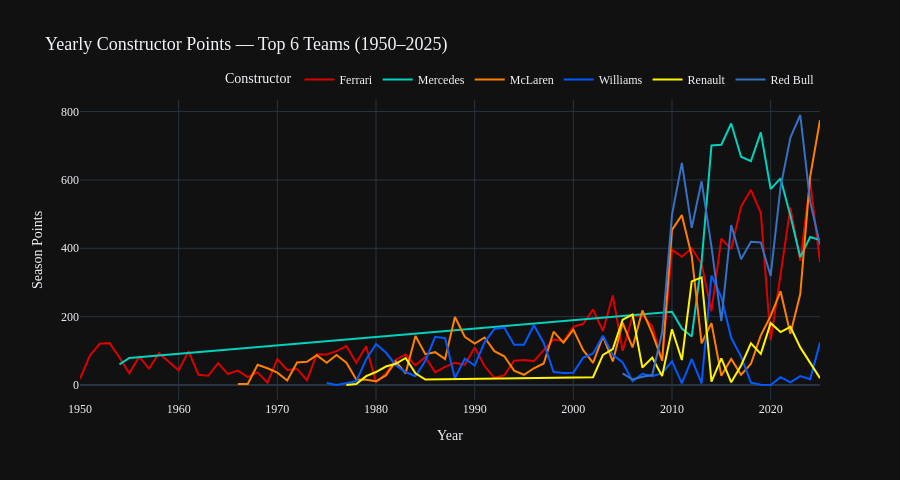

Notebook code cell kept with this figure:
### Markdown cell above
---
## Visualization Prototyping

The following visualizations were used to prototype the interactive charts that appear in the final D3.js web application. They progress from raw exploration to the final chart forms.

## 7. Line Chart — Yearly Points for Top 6 Constructors

Before stacking, let's see each constructor's trajectory individually. This reveals the raw signal — when each team peaked and declined.

### Code cell
TOP_6 = ['Ferrari', 'McLaren', 'Mercedes', 'Red Bull', 'Williams', 'Renault']
TOP_6_COLORS = {'Ferrari': '#dc0000', 'McLaren': '#ff8000', 'Mercedes': '#00d2be',
                'Red Bull': '#3671c6', 'Williams': '#005aff', 'Renault': '#fff500'}

# Merge Alpine and Lotus F1 into Renault (same lineage)
df_mapped = df.copy()
df_mapped['Constructor'] = df_mapped['Constructor'].replace({'Alpine': 'Renault', 'Lotus F1': 'Renault'})

top6_df = df_mapped[df_mapped['Constructor'].isin(TOP_6) & (df_mapped['Year'] <= 2025)]
top6_yearly = top6_df.groupby(['Year', 'Constructor'])['Points'].sum().reset_index()

fig = px.line(
    top6_yearly, x='Year', y='Points', color='Constructor',
    color_discrete_map=TOP_6_COLORS,
    title='Yearly Constructor Points — Top 6 Teams (1950–2025)',
    labels={'Points': 'Season Points'},
    template='plotly_dark'
)
fig.update_layout(
    font=dict(family='DM Sans'), title_font_size=18, height=480,
    legend=dict(orientation='h', yanchor='bottom', y=1.02, xanchor='right', x=1)
)
fig.show()

### Figure 1 — Plotly figure (JSON) as saved in the notebook; plotly's stock layout.template omitted (floating-point values rounded to 4 significant figures)
{"data": [{"hovertemplate": "Constructor=Ferrari<br>Year=%{x}<br>Season Points=%{y}<extra></extra>", "legendgroup": "Ferrari", "line": {"color": "#dc0000", "dash": "solid"}, "marker": {"symbol": "circle"}, "mode": "lines", "name": "Ferrari", "orientation": "v", "showlegend": true, "type": "scatter", "x": [1950, 1951, 1952, 1953, 1954, 1955, 1956, 1957, 1958, 1959, 1960, 1961, 1962, 1963, 1964, 1965, 1966, 1967, 1968, 1969, 1970, 1971, 1972, 1973, 1974, 1975, 1976, 1977, 1978, 1979, 1980, 1981, 1982, 1983, 1984, 1985, 1986, 1987, 1988, 1989, 1990, 1991, 1992, 1993, 1994, 1995, 1996, 1997, 1998, 1999, 2000, 2001, 2002, 2003, 2004, 2005, 2006, 2007, 2008, 2009, 2010, 2011, 2012, 2013, 2014, 2015, 2016, 2017, 2018, 2019, 2020, 2021, 2022, 2023, 2024, 2025], "xaxis": "x", "y": [18.0, 86.0, 120.5, 122.5, 80.28, 33.99, 83.0, 48.0, 93.0, 67.0, 43.0, 99.0, 30.0, 27.0, 64.0, 32.0, 42.0, 23.0, 37.0, 7.0, 76.0, 44.0, 47.0, 14.0, 90.0, 89.5, 99.0, 114.0, 65.0, 113.0, 8.0, 34.0, 74.0, 89.0, 57.5, 82.0, 37.0, 53.0, 65.0, 59.0, 110.0, 55.5, 21.0, 28.0, 71.0, 73.0, 70.0, 102.0, 133.0, 128.0, 170.0, 179.0, 221.0, 158.0, 262.0, 100.0, 201.0, 204.0, 172.0, 70.0, 396.0, 375.0, 400.0, 354.0, 216.0, 428.0, 398.0, 522.0, 571.0, 504.0, 131.0, 322.5, 519.0, 363.0, 595.0, 360.0], "yaxis": "y"}, {"hovertemplate": "Constructor=Mercedes<br>Year=%{x}<br>Season Points=%{y}<extra></extra>", "legendgroup": "Mercedes", "line": {"color": "#00d2be", "dash": "solid"}, "marker": {"symbol": "circle"}, "mode": "lines", "name": "Mercedes", "orientation": "v", "showlegend": true, "type": "scatter", "x": [1954, 1955, 2010, 2011, 2012, 2013, 2014, 2015, 2016, 2017, 2018, 2019, 2020, 2021, 2022, 2023, 2024, 2025], "xaxis": "x", "y": [60.14, 79.0, 214.0, 165.0, 142.0, 360.0, 701.0, 703.0, 765.0, 668.0, 655.0, 739.0, 573.0, 604.5, 495.0, 374.0, 433.0, 424.0], "yaxis": "y"}, {"hovertemplate": "Constructor=McLaren<br>Year=%{x}<br>Season Points=%{y}<extra></extra>", "legendgroup": "McLaren", "line": {"color": "#ff8000", "dash": "solid"}, "marker": {"symbol": "circle"}, "mode": "lines", "name": "McLaren", "orientation": "v", "showlegend": true, "type": "scatter", "x": [1966, 1967, 1968, 1969, 1970, 1971, 1972, 1973, 1974, 1975, 1976, 1977, 1978, 1979, 1980, 1981, 1982, 1983, 1984, 1985, 1986, 1987, 1988, 1989, 1990, 1991, 1992, 1993, 1994, 1995, 1996, 1997, 1998, 1999, 2000, 2001, 2002, 2003, 2004, 2005, 2006, 2007, 2008, 2009, 2010, 2011, 2012, 2013, 2014, 2015, 2016, 2017, 2018, 2019, 2020, 2021, 2022, 2023, 2024, 2025], "xaxis": "x", "y": [3.0, 3.0, 59.0, 49.0, 36.0, 13.0, 66.0, 68.0, 87.0, 65.0, 88.0, 65.0, 16.0, 15.0, 11.0, 28.0, 69.0, 34.0, 143.5, 90.0, 96.0, 76.0, 199.0, 141.0, 121.0, 139.0, 99.0, 84.0, 42.0, 30.0, 49.0, 63.0, 156.0, 124.0, 162.0, 102.0, 65.0, 142.0, 69.0, 182.0, 110.0, 218.0, 151.0, 71.0, 454.0, 497.0, 378.0, 122.0, 181.0, 27.0, 76.0, 30.0, 62.0, 145.0, 202.0, 274.0, 150.0, 266.0, 609.0, 775.0], "yaxis": "y"}, {"hovertemplate": "Constructor=Williams<br>Year=%{x}<br>Season Points=%{y}<extra></extra>", "legendgroup": "Williams", "line": {"color": "#005aff", "dash": "solid"}, "marker": {"symbol": "circle"}, "mode": "lines", "name": "Williams", "orientation": "v", "showlegend": true, "type": "scatter", "x": [1975, 1976, 1978, 1979, 1980, 1981, 1982, 1983, 1984, 1985, 1986, 1987, 1988, 1989, 1990, 1991, 1992, 1993, 1994, 1995, 1996, 1997, 1998, 1999, 2000, 2001, 2002, 2003, 2004, 2005, 2006, 2007, 2008, 2009, 2010, 2011, 2012, 2013, 2014, 2015, 2016, 2017, 2018, 2019, 2020, 2021, 2022, 2023, 2024, 2025], "xaxis": "x", "y": [6.0, 0.0, 11.0, 75.0, 120.0, 95.0, 58.0, 38.0, 25.5, 71.0, 141.0, 137.0, 20.0, 77.0, 57.0, 125.0, 164.0, 168.0, 118.0, 118.0, 175.0, 123.0, 38.0, 35.0, 36.0, 80.0, 92.0, 144.0, 88.0, 66.0, 11.0, 33.0, 26.0, 34.5, 69.0, 5.0, 76.0, 5.0, 320.0, 257.0, 138.0, 83.0, 7.0, 1.0, 0.0, 23.0, 8.0, 26.0, 17.0, 124.0], "yaxis": "y"}, {"hovertemplate": "Constructor=Renault<br>Year=%{x}<br>Season Points=%{y}<extra></extra>", "legendgroup": "Renault", "line": {"color": "#fff500", "dash": "solid"}, "marker": {"symbol": "circle"}, "mode": "lines", "name": "Renault", "orientation": "v", "showlegend": true, "type": "scatter", "x": [1977, 1978, 1979, 1980, 1981, 1982, 1983, 1984, 1985, 2002, 2003, 2004, 2005, 2006, 2007, 2008, 2009, 2010, 2011, 2012, 2013, 2014, 2015, 2016, 2017, 2018, 2019, 2020, 2021, 2022, 2023, 2024, 2025], "xaxis": "x", "y": [0.0, 3.0, 26.0, 38.0, 54.0, 62.0, 79.0, 34.0, 16.0, 23.0, 88.0, 105.0, 191.0, 206.0, 51.0, 80.0, 26.0, 163.0, 73.0, 303.0, 315.0, 10.0, 78.0, 8.0, 57.0, 122.0, 91.0, 181.0, 155.0, 170.0, 110.0, 63.0, 20.0], "yaxis": "y"}, {"hovertemplate": "Constructor=Red Bull<br>Year=%{x}<br>Season Points=%{y}<extra></extra>", "legendgroup": "Red Bull", "line": {"color": "#3671c6", "dash": "solid"}, "marker": {"symbol": "circle"}, "mode": "lines", "name": "Red Bull", "orientation": "v", "showlegend": true, "type": "scatter", "x": [2005, 2006, 2007, 2008, 2009, 2010, 2011, 2012, 2013, 2014, 2015, 2016, 2017, 2018, 2019, 2020, 2021, 2022, 2023, 2024, 2025], "xaxis": "x", "y": [34.0, 16.0, 24.0, 29.0, 153.5, 498.0, 650.0, 460.0, 596.0, 405.0, 187.0, 468.0, 368.0, 419.0, 417.0, 319.0, 578.5, 724.0, 790.0, 537.0, 410.0], "yaxis": "y"}], "layout": {"font": {"family": "DM Sans"}, "height": 480, "legend": {"orientation": "h", "title": {"text": "Constructor"}, "tracegroupgap": 0, "x": 1, "xanchor": "right", "y": 1.02, "yanchor": "bottom"}, "title": {"font": {"size": 18}, "text": "Yearly Constructor Points — Top 6 Teams (1950–2025)"}, "xaxis": {"anchor": "y", "domain": [0, 1], "title": {"text": "Year"}}, "yaxis": {"anchor": "x", "domain": [0, 1], "title": {"text": "Season Points"}}}}
